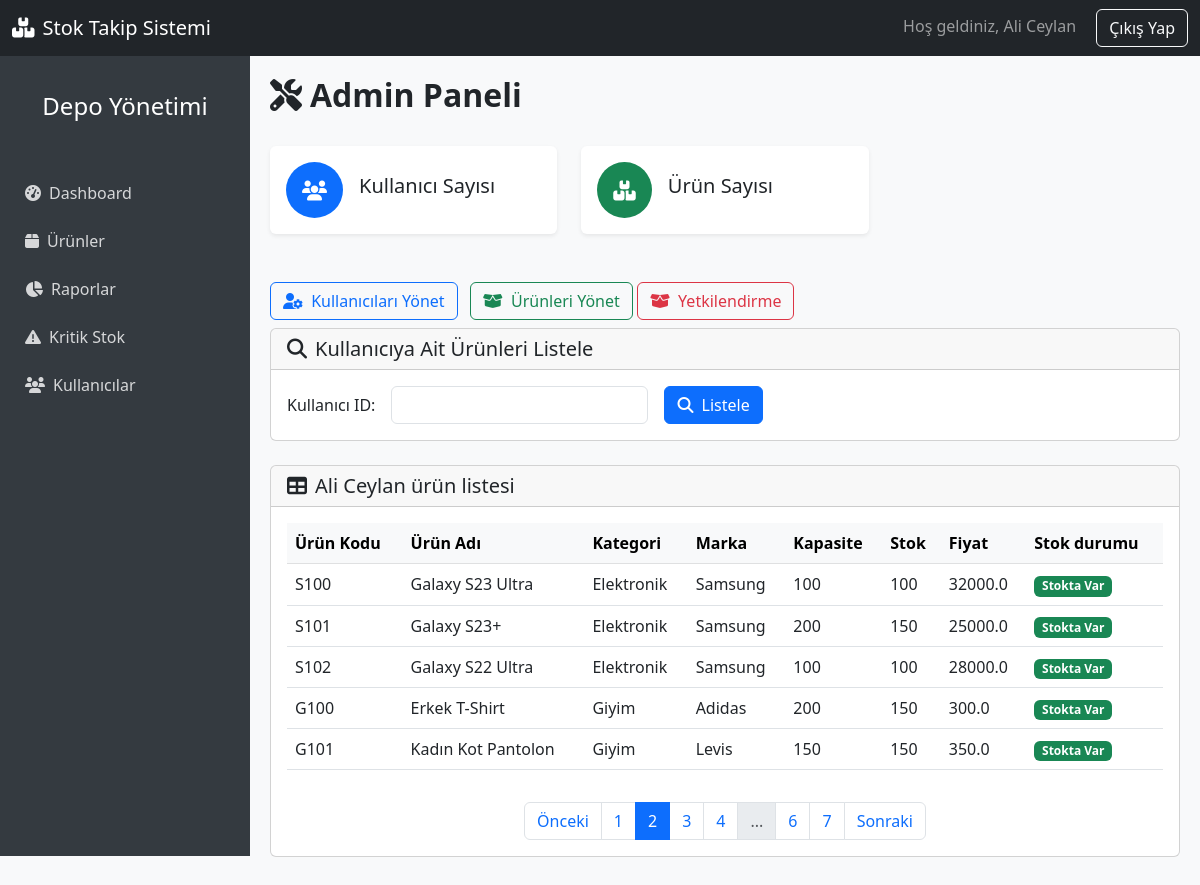
The page /admin/user-products?user_id=1&page=2 (signed in) on the database its author committed.
### app.py (models this page shows, shortened)
class User(UserMixin, db.Model):
    id = db.Column(db.Integer, primary_key=True) # essiz id tanimi
    firstName = db.Column(db.String(100), nullable=False) #firstName=form ıcındekı degerı al ve gonder
    lastName = db.Column(db.String(100), nullable=False) #lastName=form ıcındekı degerı al ve gonder
    email = db.Column(db.String(100), unique=True, nullable=False) #email verısı
    role = db.Column(db.String(100), nullable=False, default="User") #role verısı
    phone = db.Column(db.String(15), nullable=False) #phone verısı
    password = db.Column(db.String(100), nullable=False) #password verısı
    confirmPassword = db.Column(db.String(100), nullable=True) #confirmPassword verısı
    urunler = db.relationship('Product', back_populates='user', cascade='all, delete-orphan') #ürünler ile kullanıcı arasında ilişki tanımı

class Product(UserMixin,db.Model):
    id = db.Column(db.Integer, primary_key=True)  # essiz id tanimi
    barkod = db.Column(db.String(100),unique=True ,nullable=False)  # barkod numarasi
    name = db.Column(db.String(100), nullable=False)  # urun adi
    category = db.Column(db.String(50), nullable=False)  # urun kategorisi
    fiyat = db.Column(db.Float, nullable=False)  # urun fiyatı
    marka = db.Column(db.String(50), nullable=False)  # urun markasi
    adet = db.Column(db.Integer, nullable=False)  # urun adedi
    kapasite = db.Column(db.Integer, nullable=False,default=100)  # urun kapasitesi
    user_id = db.Column(db.Integer, db.ForeignKey('user.id'), nullable=False)
    user= db.relationship('User', back_populates='urunler')

### app.py (the view, shortened to what this page needs)
@app.route('/admin/user-products', methods=['GET', 'POST'])
@login_required
def user_products():
    user = None
    page = request.args.get('page', 1, type=int)
    per_page = 5
    user_id = request.args.get('user_id', type=int)
    if user_id:
        user = User.query.get(user_id)
        if user:
            pagination = Product.query.filter_by(user_id=user_id).paginate(page=page, per_page=per_page, error_out=False)
        else:
            flash('Kullanıcı bulunamadı!', 'danger')
            return redirect(url_for('admin_dashboard'))
    else:
        pagination = None
    products = pagination.items if pagination else []
    return render_template('admin_dashboard.html', user=user, products=products, pagination=pagination)

### app.py (called while the page is built)
@login_manager.user_loader
def load_user(id):
    return User.query.get(int(id))

### templates/admin_dashboard.html (shortened to what this page needs)
{% extends "dashboardbase.html" %}
{% block content %}
<div class="d-flex justify-content-between align-items-center mb-4">
  <h2 class="fw-bold"><i class="fas fa-tools me-2"></i>Admin Paneli</h2>
</div>
<div class="row">
  <div class="col-md-6 col-xl-4 mb-4">
    <div class="card shadow-sm border-0">
      <div class="card-body">
        <div class="d-flex align-items-center">
          <div class="bg-primary text-white rounded-circle p-3 me-3">
            <i class="fas fa-users fa-lg"></i>
          </div>
          <div>
            <h5 class="mb-0">Kullanıcı Sayısı</h5>
          </div>
        </div>
      </div>
    </div>
  </div>
  <div class="col-md-6 col-xl-4 mb-4">
    <div class="card shadow-sm border-0">
      <div class="card-body">
        <div class="d-flex align-items-center">
          <div class="bg-success text-white rounded-circle p-3 me-3">
            <i class="fas fa-boxes fa-lg"></i>
          </div>
          <div>
            <h5 class="mb-0">Ürün Sayısı</h5>
          </div>
        </div>
      </div>
    </div>
  </div>
</div>
<div class="mt-4">
  <a href="{{ url_for('users') }}" class="btn btn-outline-primary me-2">
    <i class="fas fa-user-cog me-1"></i> Kullanıcıları Yönet
  </a>
  <a href="{{ url_for('products') }}" class="btn btn-outline-success">
    <i class="fas fa-box-open me-1"></i> Ürünleri Yönet
  </a>
  <a href="{{ url_for('admin_authorization') }}" class="btn btn-outline-danger">
    <i class="fas fa-box-open me-1"></i> Yetkilendirme
  </a>
</div>
<div class="card mb-4 mt-2">
  <div class="card-header">
    <h5 class="mb-0">
      <i class="fas fa-search me-2"></i>Kullanıcıya Ait Ürünleri Listele
    </h5>
  </div>
  <div class="card-body">
    <form method="POST" action="{{ url_for('user_products') }}">
      <div class="row g-3 align-items-center">
        <div class="col-auto">
          <label for="user_id" class="col-form-label">Kullanıcı ID:</label>
        </div>
        <div class="col-auto">
          <input
            type="number"
            id="user_id"
            name="user_id"
            class="form-control"
            required
            min="1"
          />
        </div>
        <div class="col-auto">
          <button type="submit" class="btn btn-primary">
            <i class="fas fa-search me-1"></i> Listele
          </button>
        </div>
      </div>
    </form>
  </div>
</div>
{% if user %}
  {% if products %}
    <div class="card mb-4">
      <div class="card-header">
        <h5 class="mb-0">
          <i class="fas fa-table me-2"></i>{{ user.firstName }} {{ user.lastName }} ürün listesi
        </h5>
      </div>
      <div class="card-body">
        <div class="table-responsive">
          <table class="table table-hover">
            <thead class="table-light">
              <tr>
                <th>Ürün Kodu</th>
                <th>Ürün Adı</th>
                <th>Kategori</th>
                <th>Marka</th>
                <th>Kapasite</th>
                <th>Stok</th>
                <th>Fiyat</th>
                <th>Stok durumu</th>
              </tr>
            </thead>
            <tbody>
              {% for product in products %}
                <tr>
                  <td>{{ product.barkod }}</td>
                  <td>{{ product.name }}</td>
                  <td>{{ product.category }}</td>
                  <td>{{ product.marka }}</td>
                  <td>{{ product.kapasite }}</td>
                  <td>{{ product.adet }}</td>
                  <td>{{ product.fiyat }}</td>
                  {% if product.adet > 0 %}
                    <td><span class="badge bg-success">Stokta Var</span></td>
                  {% else %}
                    <td><span class="badge bg-danger">Stokta Yok</span></td>
                  {% endif %}
                </tr>
              {% endfor %}
            </tbody>
          </table>
        </div>
      </div>
      {% if pagination %}
        <nav>
          <ul class="pagination justify-content-center">
            {% if pagination.has_prev %}
              <li class="page-item">
                <a
                  class="page-link"
                  href="{{ url_for('user_products', user_id=user.id, page=pagination.prev_num) }}"
                  >Önceki</a
                >
              </li>
            {% else %}
              <li class="page-item disabled">
                <span class="page-link">Önceki</span>
              </li>
            {% endif %}
            {% for page in pagination.iter_pages(left_edge=2, right_edge=2, left_current=2, right_current=2) %}
              {% if page %}
                {% if page == pagination.page %}
                  <li class="page-item active">
                    <span class="page-link">{{ page }}</span>
                  </li>
                {% else %}
                  <li class="page-item">
                    <a
                      class="page-link"
                      href="{{ url_for('user_products', user_id=user.id, page=page) }}"
                      >{{ page }}</a
                    >
                  </li>
                {% endif %}
              {% else %}
                <li class="page-item disabled">
                  <span class="page-link">...</span>
                </li>
              {% endif %}
            {% endfor %}
            {% if pagination.has_next %}
              <li class="page-item">
                <a
                  class="page-link"
                  href="{{ url_for('user_products', user_id=user.id, page=pagination.next_num) }}"
                  >Sonraki</a
                >
              </li>
            {% else %}
              <li class="page-item disabled">
                <span class="page-link">Sonraki</span>
              </li>
            {% endif %}
          </ul>
        </nav>
      {% endif %}
    </div>
  {% else %}
    <div class="alert alert-info mt-3" role="alert">
      <i class="fas fa-info-circle me-2"></i>{{ user.firstName }} {{ user.lastName }} kullanıcısına ait ürün bulunamadı.
    </div>
  {% endif %}
{% endif %}
{% endblock %}

### templates/dashboardbase.html (shortened to what this page needs)
<!DOCTYPE html>
<html lang="tr">
  <head>
    <link rel="stylesheet" href="https://cdn.jsdelivr.net/npm/bootstrap@5.3.0/dist/css/bootstrap.min.css"/>
    <link rel="stylesheet" href="https://cdnjs.cloudflare.com/ajax/libs/font-awesome/6.4.0/css/all.min.css"/>
    <link rel="stylesheet" href="{{ url_for('static', filename='dashboard.css') }}?v=1.0">
  </head>
  <body>
    <nav class="navbar navbar-expand-lg navbar-dark bg-dark fixed-top">
      <div class="container-fluid">
        <a class="navbar-brand" href="{{ url_for('home') }}">
          <i class="fas fa-boxes me-2"></i>Stok Takip Sistemi
        </a>
        <div class="auth-buttons">
          {% if current_user.is_authenticated %}
              <span class="navbar-text me-3">Hoş geldiniz, {{ current_user.firstName }} {{ current_user.lastName }}</span>
              <a href="{{ url_for('logout') }}" class="btn btn-outline-light">Çıkış Yap</a>
          {% endif %}
      </div>
    </nav>
    <div class="sidebar" id="sidebar">
      <div class="text-center mb-4 p-3">
        <h4>Depo Yönetimi</h4>
      </div>
      <ul class="nav flex-column">
        <li class="nav-item">
          <a class="nav-link" href="{{ url_for('dashboard') }}">
            <i class="fas fa-tachometer-alt me-2"></i>Dashboard
          </a>
        </li>
        <li class="nav-item">
          <a class="nav-link" href="{{ url_for('products') }}">
            <i class="fas fa-box me-2"></i>Ürünler
          </a>
        </li>
        <li class="nav-item">
          <a class="nav-link" href="{{ url_for('reports') }}">
            <i class="fas fa-chart-pie me-2"></i>Raporlar
          </a>
        </li>
        <li class="nav-item">
          <a class="nav-link" href="{{ url_for('critical_stock') }}">
            <i class="fas fa-exclamation-triangle me-2"></i>Kritik Stok
          </a>
        </li>
        <li class="nav-item">
          <a class="nav-link" href="{{ url_for('users') }}">
            <i class="fas fa-users me-2"></i>Kullanıcılar
          </a>
        </li>
      </ul>
    </div>
    <div class="main-content" id="mainContent">
     {% block content %}
     {% endblock %}
    </div>
  </body>
</html>

### static/dashboard.css (style rules this page uses)
body { padding-top: 56px; background-color: #f8f9fa; }
.sidebar { height: 100vh; position: fixed; left: 0; width: 250px; background-color: #343a40; padding-top: 20px; color: white; transition: transform 0.3s ease; transform: translateX(0); z-index: 1040; }
.sidebar a { color: rgba(255, 255, 255, 0.8); padding: 10px 15px; text-decoration: none; display: block; transition: all 0.2s; border-radius: 4px; margin: 2px 10px; }
.main-content { margin-left: 250px; padding: 20px; transition: margin-left 0.3s ease; }

### rows shown on the page
User: firstName "Ali", lastName "Ceylan"
Product: barkod "S100", name "Galaxy S23 Ultra", category "Elektronik", marka "Samsung", kapasite "100", adet "100", fiyat "32000.0", shows "Stokta Var"
Product: barkod "S101", name "Galaxy S23+", category "Elektronik", marka "Samsung", kapasite "200", adet "150", fiyat "25000.0", shows "Stokta Var"
Product: barkod "S102", name "Galaxy S22 Ultra", category "Elektronik", marka "Samsung", kapasite "100", adet "100", fiyat "28000.0", shows "Stokta Var"
Product: barkod "G100", name "Erkek T-Shirt", category "Giyim", marka "Adidas", kapasite "200", adet "150", fiyat "300.0", shows "Stokta Var"
Product: barkod "G101", name "Kadın Kot Pantolon", category "Giyim", marka "Levis", kapasite "150", adet "150", fiyat "350.0", shows "Stokta Var"

### other values the page prints
{{ page }} "1" "3" "4" "6" "7"
{{ page }} "2"
